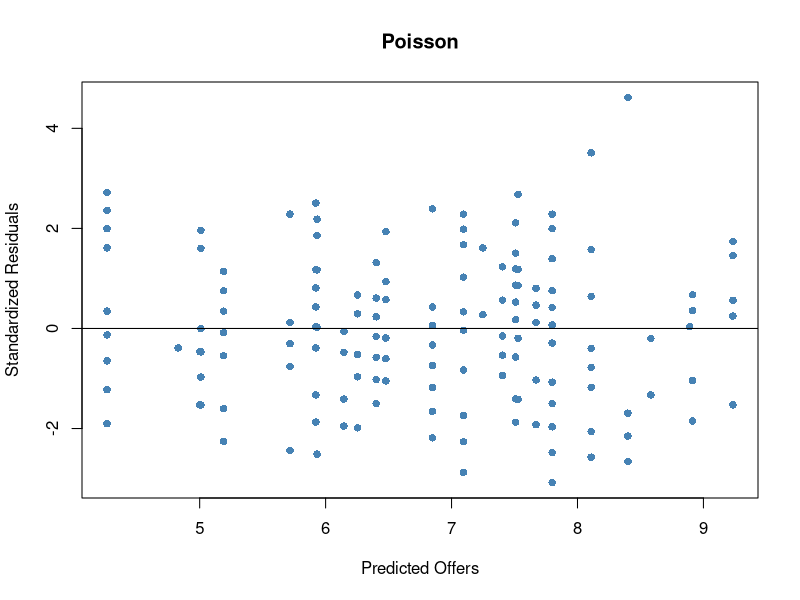
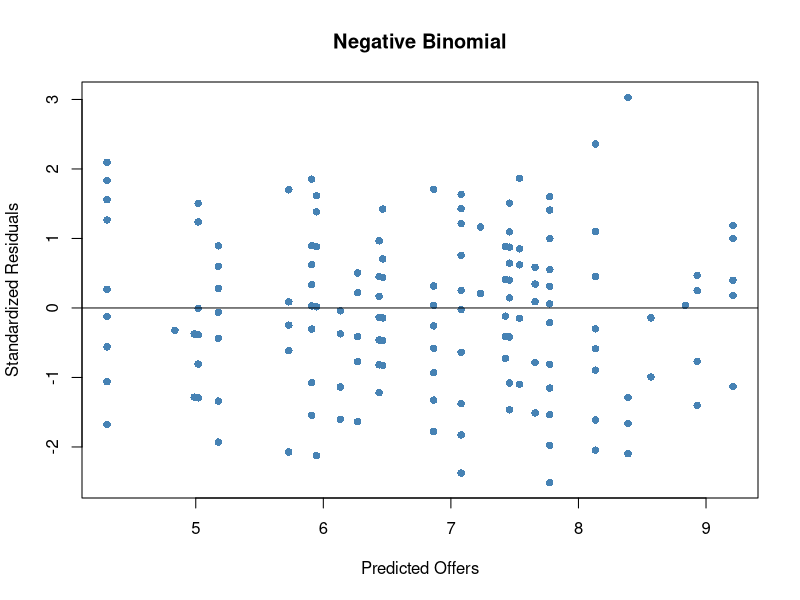
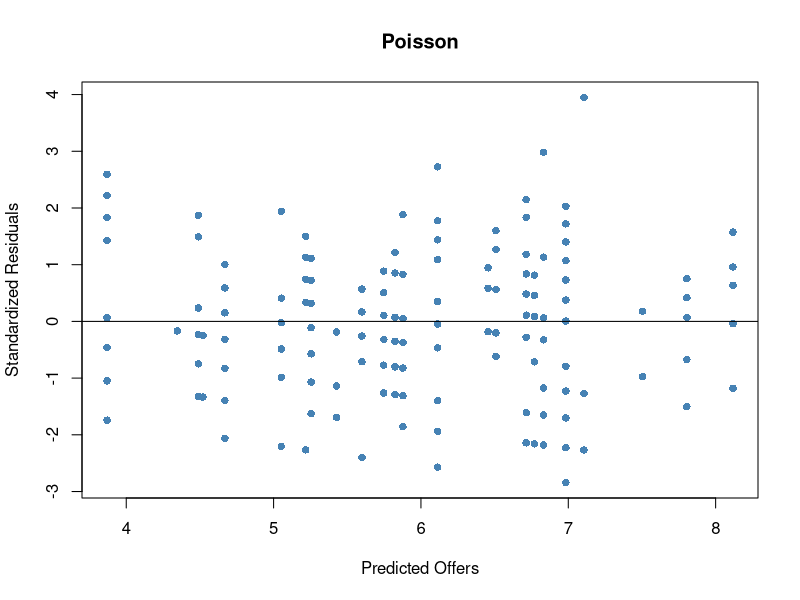
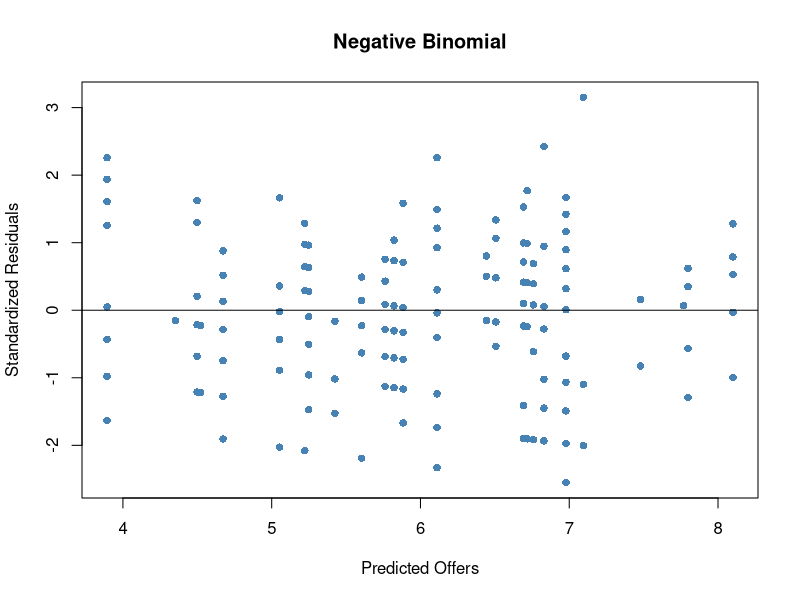

Write R code to recreate these figures, in order.

### load packages

library(MASS)
library(readxl)

### import data

data<-read_excel("SM.xlsx")

### calculate OTU and Family richness by sample

input<-data[!duplicated(data$sample), ]
input<-dplyr::select(input, sample, month.cat, age.cat, sex, ring)
input$richness.otu <- NA
input$richness.fam <- NA

for (i in 1:nrow(input)){
  
  temp<-data[which(data$sample == input$sample[i]),]
  input$richness.otu[i]<-length(unique(temp$otu.id))
  rm(temp)
}

for (i in 1:nrow(input)){
  
  temp<-data[which(data$sample == input$sample[i]),]
  input$richness.fam[i]<-length(unique(temp$family))
  rm(temp)
}

### Modelling individual dietary richness for OTU

# fit poisson model

p.model.otu <- glm(richness.otu ~ month.cat + age.cat + sex, family = 'poisson', data = input)

# check dispersion

p_res <- resid(p.model.otu)
plot(fitted(p.model.otu), p_res, col='steelblue', pch=16,
     xlab='Predicted Offers', ylab='Standardized Residuals', main='Poisson')
abline(0,0)

mu <- predict(p.model.otu, type="response")
z <- ((input$richness.otu - mu)**2 - input$richness.otu)/ (mu * sqrt(2))
zscore <- lm(z ~ 1)
summary(zscore) # It is significant, so fitting with poisson gives over-dispersion

# fit negative binomial regression model

nb.model.otu <- glm.nb(richness.otu ~ month.cat + age.cat + sex, data = input)
nb_res <- resid(nb.model.otu)
plot(fitted(nb.model.otu), nb_res, col='steelblue', pch=16,
     xlab='Predicted Offers', ylab='Standardized Residuals', main='Negative Binomial')
abline(0,0)

# compare fit from poisson and negative binomial

pchisq(2 * (logLik(nb.model.otu) - logLik(p.model.otu)), df = 1, lower.tail = FALSE) # nb gives better fit

# check results of negative binomial model

summary(nb.model.otu)
anova(nb.model.otu)

### Modelling individual dietary richness for Family

# fit poisson model

p.model.fam <- glm(richness.fam ~ month.cat + age.cat + sex, family = 'poisson', data = input)

# check dispersion

p_res <- resid(p.model.fam)
plot(fitted(p.model.fam), p_res, col='steelblue', pch=16,
     xlab='Predicted Offers', ylab='Standardized Residuals', main='Poisson')
abline(0,0)

mu <- predict(p.model.fam, type="response")
z <- ((input$richness.fam - mu)**2 - input$richness.fam)/ (mu * sqrt(2))
zscore <- lm(z ~ 1)
summary(zscore) # It is significant, so fitting with poisson gives over-dispersion

# fit negative binomial regression model

nb.model.fam <- glm.nb(richness.fam ~ month.cat + age.cat + sex, data = input)
nb_res <- resid(nb.model.fam)
plot(fitted(nb.model.fam), nb_res, col='steelblue', pch=16,
     xlab='Predicted Offers', ylab='Standardized Residuals', main='Negative Binomial')
abline(0,0)

# compare fit from poisson and negative binomial

pchisq(2 * (logLik(nb.model.fam) - logLik(p.model.fam)), df = 1, lower.tail = FALSE) # nb gives better fit

# check results of negative binomial model

summary(nb.model.fam)
anova(nb.model.fam)
